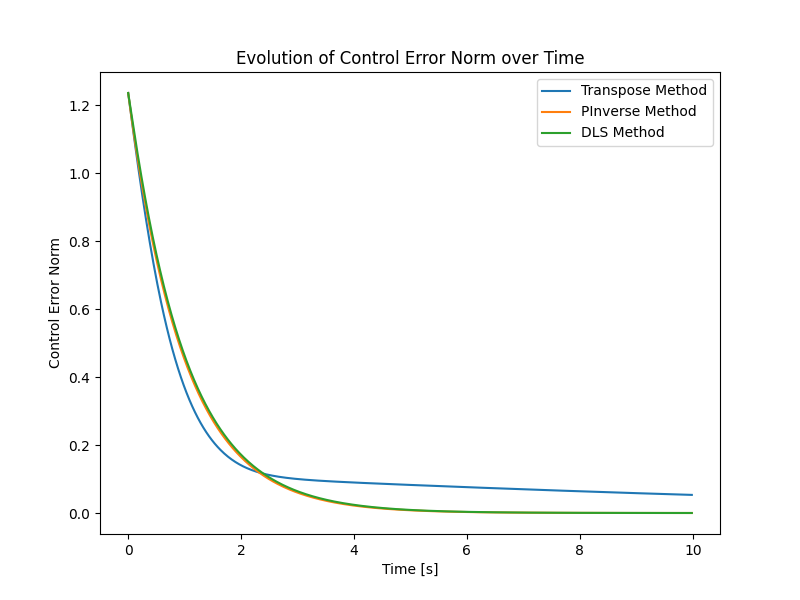

The script that saved this image:
import numpy as np
import matplotlib.pyplot as plt

def plot_control_error(transpose_file, pinverse_file, DLS_file, simulation_time=10, fps=60):
    # Loading  saved control error norms
    transpose_errors = np.load(transpose_file)
    pinverse_errors = np.load(pinverse_file)
    DLS_errors = np.load(DLS_file)

    print(transpose_errors)
    # Expected number of time steps
    expected_length = int(simulation_time * fps)

    # Find the minimum length among all error arrays to avoid mismatches
    min_length = min(len(transpose_errors), len(pinverse_errors), len(DLS_errors), expected_length)

    # Trimming arrays to have the same length
    transpose_errors = transpose_errors[:min_length]
    pinverse_errors = pinverse_errors[:min_length]
    DLS_errors = DLS_errors[:min_length]

    # Generate time array dynamically
    tt = np.arange(0, min_length) / fps  # Converts indices to time in seconds

    # Plotting
    plt.figure(figsize=(8, 6))
    plt.plot(tt, transpose_errors, label='Transpose Method')
    plt.plot(tt, pinverse_errors, label='PInverse Method')
    plt.plot(tt, DLS_errors, label='DLS Method')

    plt.xlabel('Time [s]')
    plt.ylabel('Control Error Norm')
    plt.title('Evolution of Control Error Norm over Time')
    plt.legend()
    plt.savefig("plot.png")
    plt.grid(True)
    plt.show()
